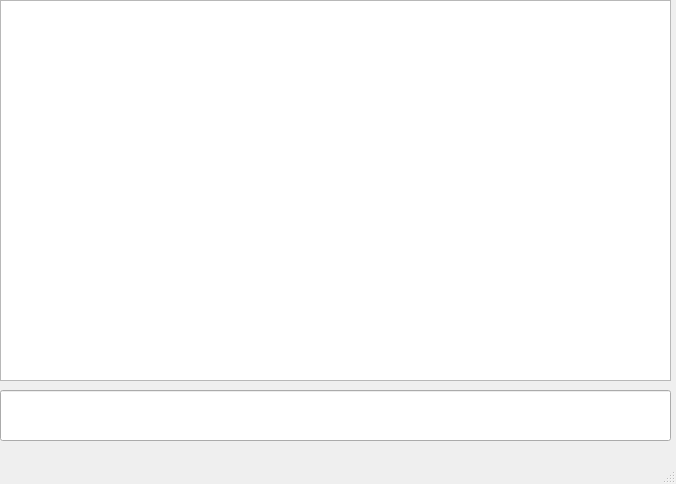
<?xml version="1.0" encoding="UTF-8"?>
<ui version="4.0">
    <resources>
    <color name="tableHead">#242526</color>
</resources>
 <class>MainWindow</class>
 <widget class="QMainWindow" name="CryptCord">
  <property name="geometry">
   <rect>
    <x>0</x>
    <y>0</y>
    <width>676</width>
    <height>484</height>
   </rect>
  </property>
  <property name="windowTitle">
   <string>MainWindow</string>
  </property>
  <widget class="QWidget" name="centralwidget">
   <widget class="QTextBrowser" name="messages">
    <property name="geometry">
     <rect>
      <x>0</x>
      <y>0</y>
      <width>671</width>
      <height>381</height>
     </rect>
    </property>
   </widget>
   <widget class="QLineEdit" name="send_message">
    <property name="geometry">
     <rect>
      <x>0</x>
      <y>390</y>
      <width>671</width>
      <height>51</height>
     </rect>
    </property>
   </widget>
  </widget>
  <widget class="QStatusBar" name="statusbar"/>
  <widget class="QMenuBar" name="menubar">
   <property name="geometry">
    <rect>
     <x>0</x>
     <y>0</y>
     <width>676</width>
     <height>21</height>
    </rect>
   </property>
  </widget>
 </widget>
 <resources/>
 <connections/>
</ui>
